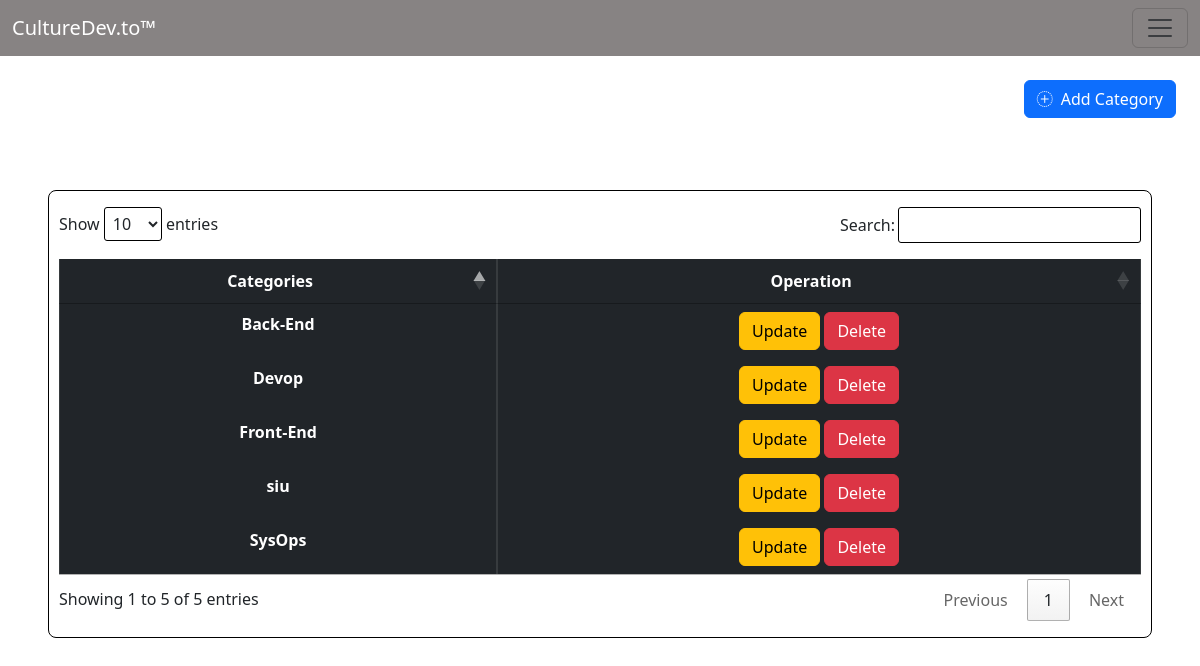
The page /pages/categories.php (signed in) on the database as committed earlier.
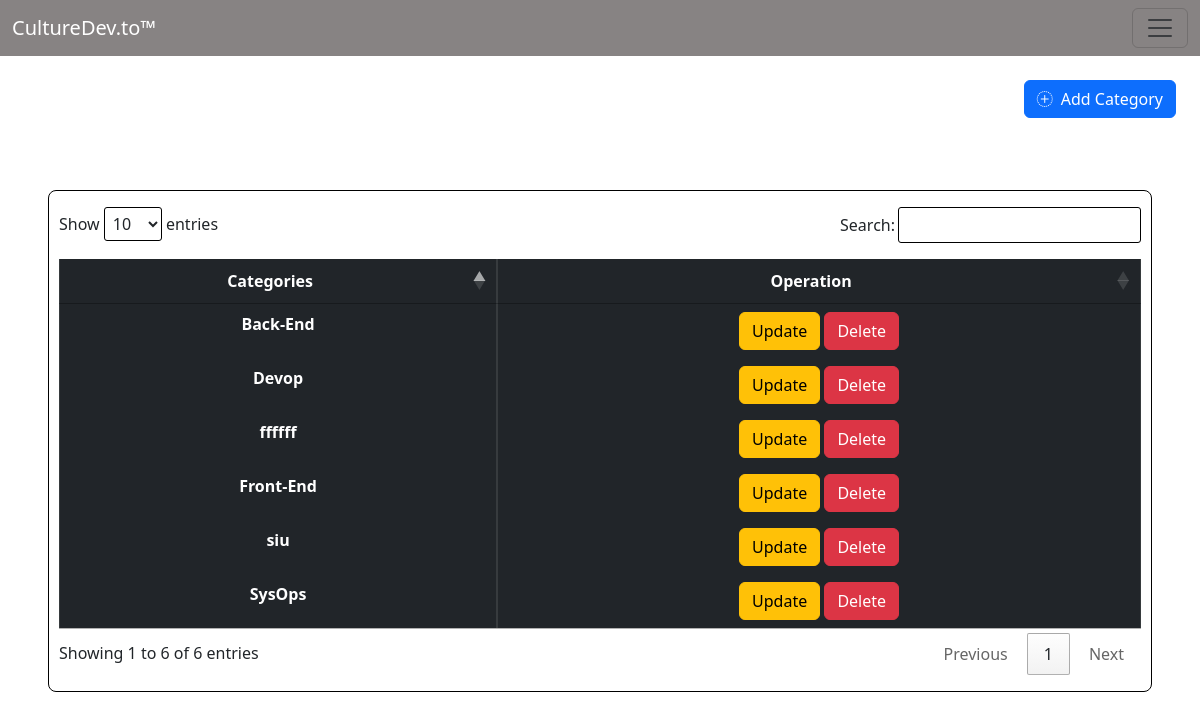
The same page on the database as committed later.
### tables this page shows
CREATE TABLE `category` (
  `id` int(11) NOT NULL,
  `name` varchar(255) NOT NULL
);

### config/database.php (called while the page is built, shortened)
<?php
class Database {
    private $host = "localhost";
    private $dbName = "culturedev";
    private $username = "root";
    private $password = "";
    public function __construct(){
        $this->con = new PDO('mysql:host='.$this->host.';dbname='.$this->dbName.';charset=utf8', $this->username, $this->password);
        return true;
    }
}
?>

### models/Crud.php (called while the page is built, shortened)
<?php
require_once __DIR__.'/../config/database.php';
class Crud extends Database
{
    protected function select($table,$rows="*",$where = null){
            if ($where != null) {
                $sql="SELECT $rows FROM $table WHERE $where";
            }else{
                $sql="SELECT $rows FROM $table";
            }
        $result = $this->con->query($sql);
        $res = $result ->fetchALL();
        return $res;
    }
}

### controllers/CategoryController.php (called while the page is built, shortened)
<?php
include_once __DIR__.'/../models/Crud.php';
class CategoryController extends Crud
{
    public function getCategory(){
        $result =$this->select("category","*");
        return $result;
    }
}

### pages/categories.php (the view, shortened to what this page needs)
<?php
include_once("../includes/head.php");
include '../controllers/CategoryController.php';
$Category= new CategoryController();
$allCategories= $Category->getCategory();
?>
<body style="height: 100vh;">
<?php include_once '../includes/sidenav.php'; ?>
        <div class="d-flex flex-wrap justify-content-end m-4 ">
                <button href="#modal-categories" data-bs-toggle="modal" class="btn btn-primary d-flex "  onclick="resetCategoryForm()"><i class="bi bi-plus-circle-dotted me-2" ></i>Add Category</button>
        </div>
    <div class="p-5" >
        <table class="table table-dark table-hover table-bordered text-center" id="myTable">
        <thead>
          <tr >
            <th class="text-center" scope="col">Categories</th>
            <th class="text-center" scope="col">Operation</th>
          </tr>
        </thead>
        <tbody>
        <?php foreach($allCategories as $category ) { ?>
          <tr>
            <th scope="row"><?php echo $category['name']; ?></th>
            <td>
                <a href="categories.php?updateId=<?php echo $category['id']; ?>" type="button" class="btn btn-warning">Update</a>
                <a href="categories.php?deleteId=<?php echo $category['id']; ?>" type="button" class="btn btn-danger">Delete</a>
            </td>
          </tr>
          <?php } ?>
        </tbody>
        </table>
    </div>
</body>
</html>

Rows that differ between the two databases and show on the page:
added category: name "ffffff"
Other text that changed with them:
text written by a page script: "Show entries Search: Showing 1 to 5 of 5 entries Previous 1 Next" → "Show entries Search: Showing 1 to 6 of 6 entries Previous 1 Next"
